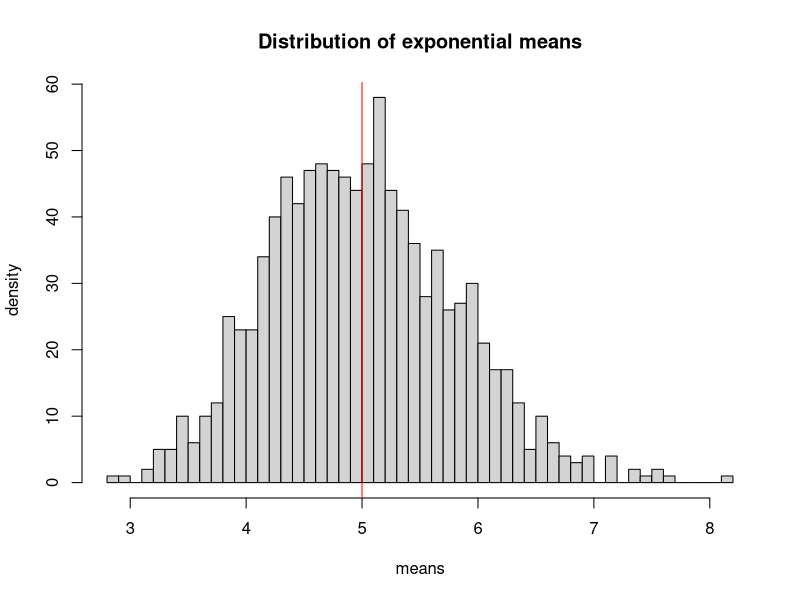
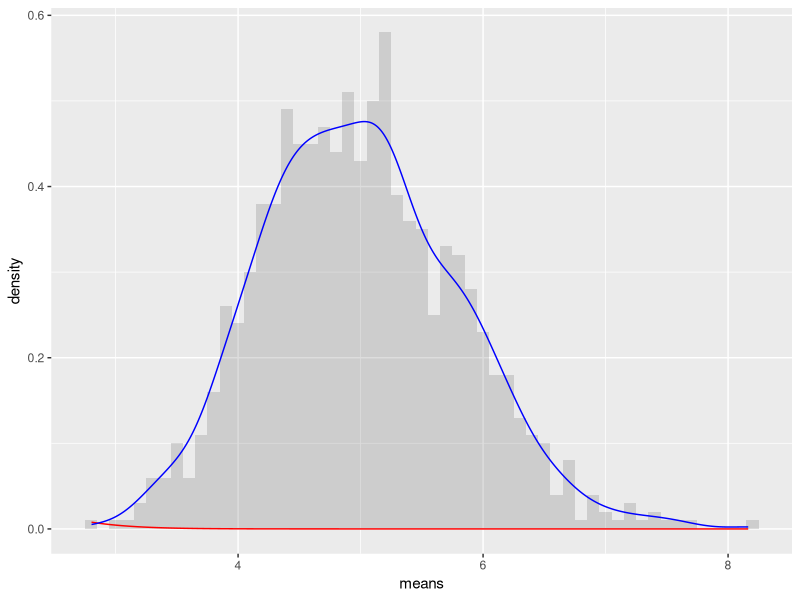

Generate these figures, in order, with R:
## Sets working directory.
setwd("/Users/Zoheb2/dev/datasciencecoursera/statistical_inference_project")

## Load useful libraries. 
library(knitr)
library(ggplot2)
library(dplyr)

## Set lambda as required by the assignment. 
lambda <- 0.2

## Set number of simulations 
nosim <- 1000

## Set number of samples. 
n <- 40

## Ensure reproducability.
set.seed(234234)

## Run simulations
exponential_distributions <- matrix(rexp(nosim*n, rate=lambda),nosim,n)
exponential_means <- data.frame(means=apply(exponential_distributions, 1, mean))

## Calculate theoretical mean
theoretical_mean <- 1/lambda

## Calculate sample mean
sample_mean <- mean(exponential_means$means)

## Create a histogram.
hist(exponential_means$means, breaks=50,
     main="Distribution of exponential means",
     xlab = "means",
     ylab = "density")
abline(v=theoretical_mean,col="red")

## Calculate theoretical standard deviation and variance.
theoretical_sd <- (1/lambda)/sqrt(n)
theoretical_var <- theoretical_sd^2

## Calculate sample standard deviation and variance. 
sample_sd <- sd(exponential_means$means)
sample_var <- sample_sd^2

## Create plot comparing to normal distribution.
ggplot(data=exponential_means, aes(x=means)) + 
      geom_histogram(binwidth=0.1,aes(y=..density..),alpha=0.2) +
      stat_function(fun = dnorm, arg=list(mean = theoretical_mean, sd = theoretical_sd)
                    , col = "red") +
      geom_density(col="blue")
